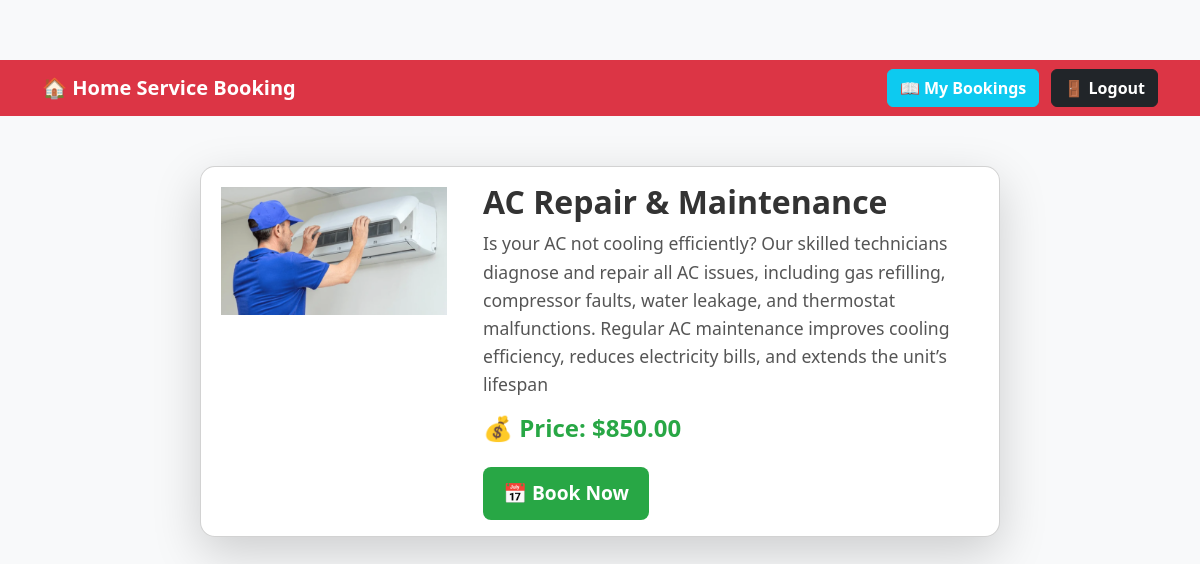
The app's page /service/4/ with its own data.
### home_service/models.py (models this page shows, shortened)
class Service(models.Model):
    name = models.CharField(max_length=255)
    description = models.TextField()
    price = models.DecimalField(max_digits=10, decimal_places=2)
    image = models.ImageField(upload_to='services/')

### home_service/views.py (the view)
# urls.py: path('service/<int:service_id>/', views.service_detail, name='service_detail'),
def service_detail(request, service_id):
    service = get_object_or_404(Service, id=service_id)
    return render(request, 'service_detail.html', {'service': service})

### home_service/templates/service_detail.html (shortened to what this page needs)
{% extends 'base.html' %}
{% load static %}
{% block content %}
<div class="container service-detail-container">
    <div class="card shadow-lg">
        <div class="row g-0">
            <div class="col-md-4 text-center">
                <img src="{{ service.image.url }}" alt="{{ service.name }}" class="img-fluid service-image">
            </div>
            <div class="col-md-8">
                <div class="card-body">
                    <h2 class="service-title">{{ service.name }}</h2>
                    <p class="service-description">{{ service.description }}</p>
                    <h4 class="service-price">💰 Price: ${{ service.price }}</h4>
                    <a href="{% url 'book_service' service.id %}" class="btn btn-success btn-lg mt-3">
                        📅 Book Now
                    </a>
                </div>
            </div>
        </div>
    </div>
</div>
{% endblock %}

### home_service/static/css/styles.css (style rules this page uses)
body { font-family: Arial, sans-serif; margin: 20px; padding: 20px; }
h2 { color: #333; }
body { font-family: "Poppins", sans-serif; background-color: #f8f9fa; color: #333; margin: 0; padding: 0; }
body { margin: 0; padding-top: 60px; }
body { font-family: 'Poppins', sans-serif; background-color: #f8f9fa; }
h1, h2, h3 { font-weight: 700; color: #222; }
body { background: linear-gradient(to right, #ff9966, #ff5e62); color: white; font-family: 'Poppins', sans-serif; }
.card { background: white; border-radius: 15px; transition: transform 0.2s ease-in-out; }
.card { border: none; transition: transform 0.3s ease-in-out; }

### home_service/templates/service_detail.html (style rules this page uses)
body { background: #f8f9fa; }
.service-detail-container { margin-top: 50px; display: flex; justify-content: center; }
.card { border-radius: 15px; overflow: hidden; max-width: 800px; }
.service-image { max-width: 100%; height: auto; padding: 20px; }
.service-title { font-size: 2rem; font-weight: bold; color: #333; }
.service-description { font-size: 1.1rem; color: #555; line-height: 1.6; }
.service-price { font-size: 1.5rem; font-weight: bold; color: #28a745; }
.btn-success { background-color: #28a745; border: none; padding: 12px 20px; font-size: 1.2rem; font-weight: bold; display: inline-block; transition: 0.3s ease; }

### records on screen
Service: image (picture), name "AC Repair & Maintenance", description "Is your AC not cooling efficiently? Our skilled technicians diagnose and repair all AC issues, including gas refilling, compressor faults, water leakage, and thermostat malfunctions. Regular AC maintenance improves cooling efficiency, reduces electricity bills, and extends the unit’s lifespan", price "850.00"
